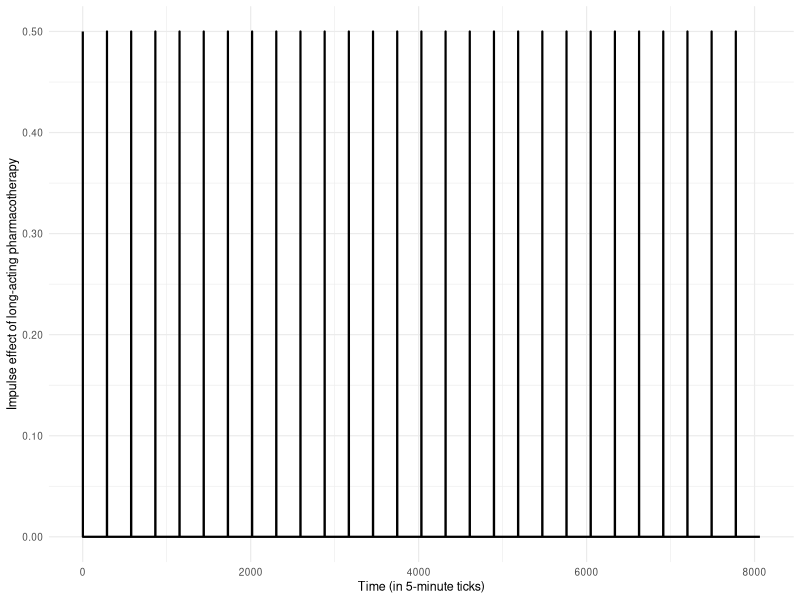
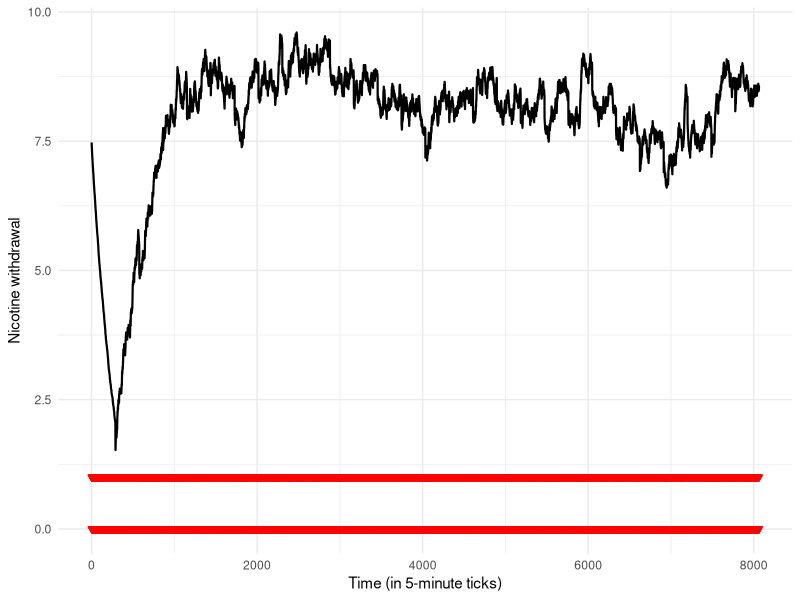
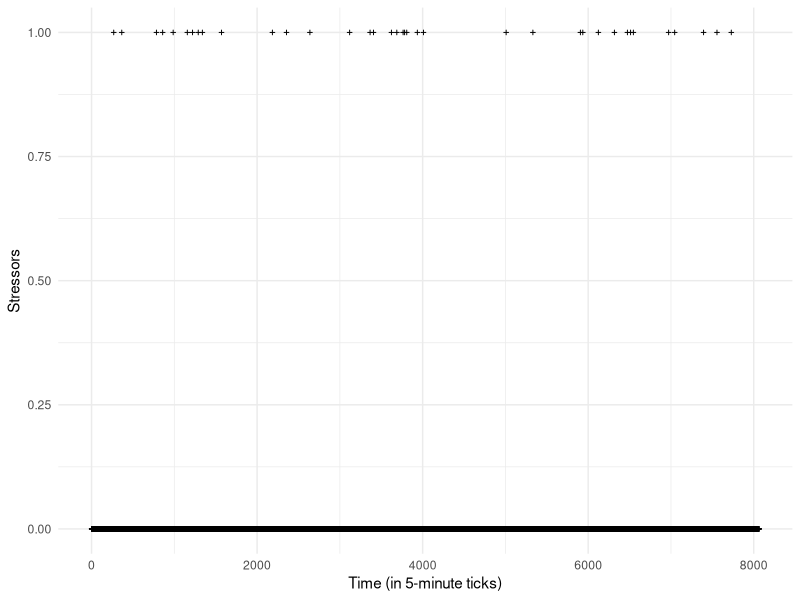
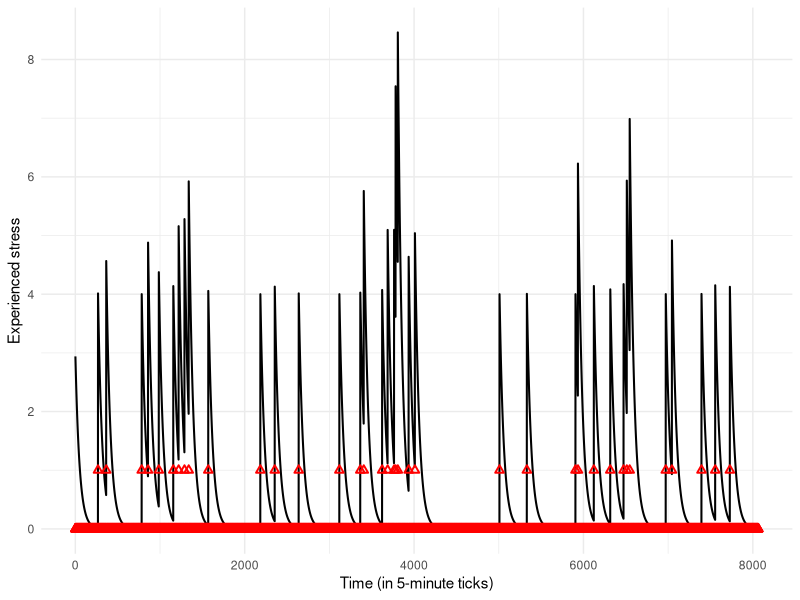
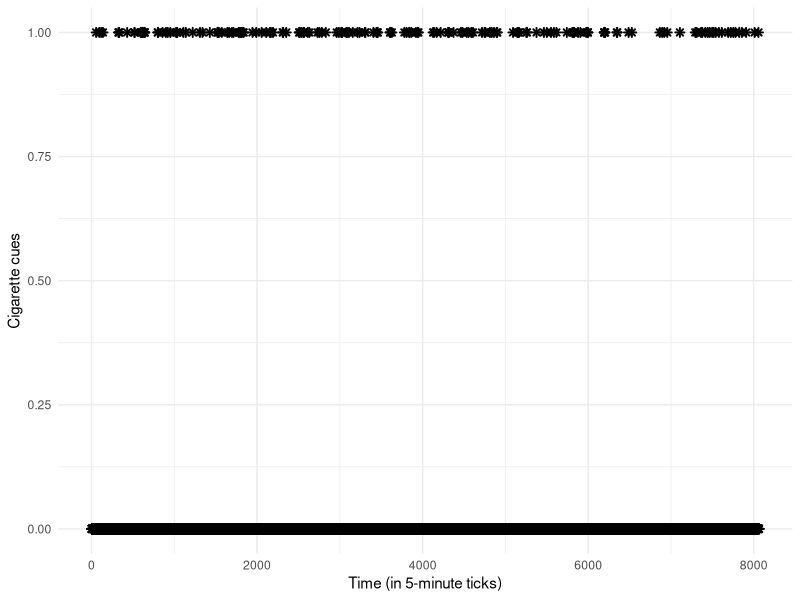
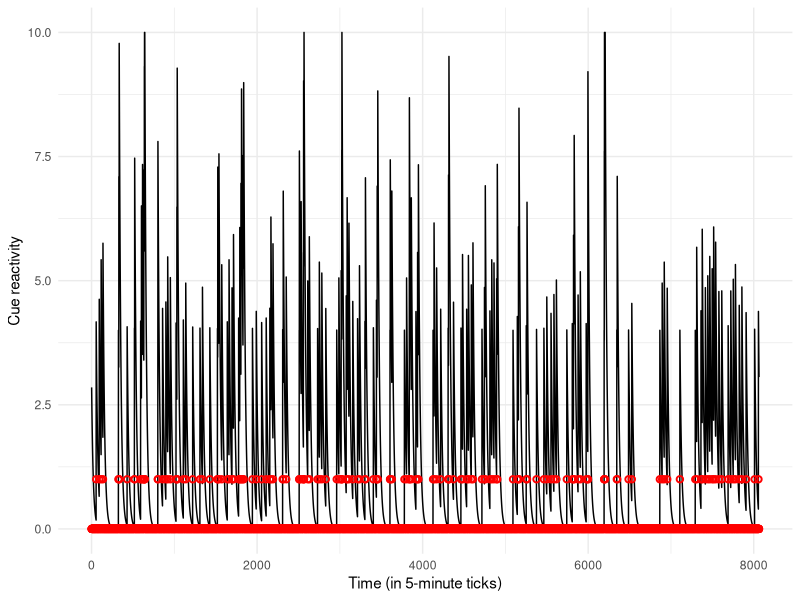
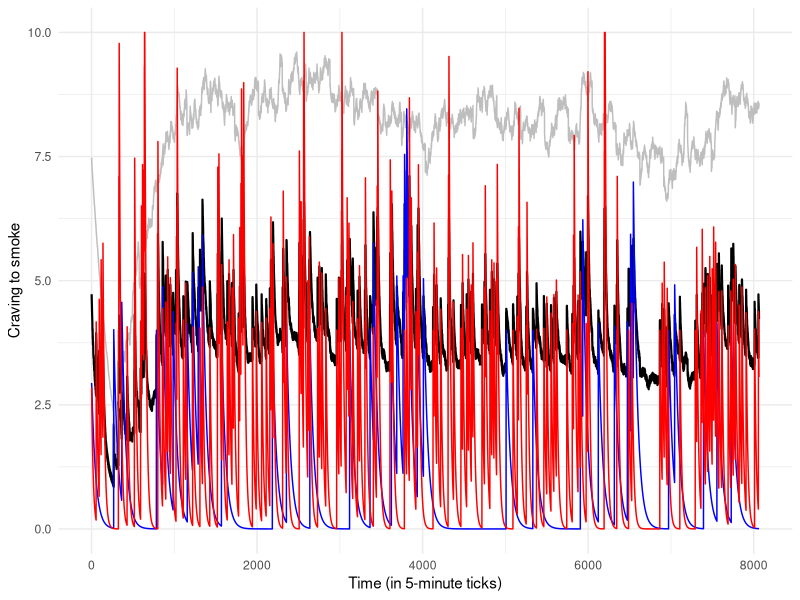
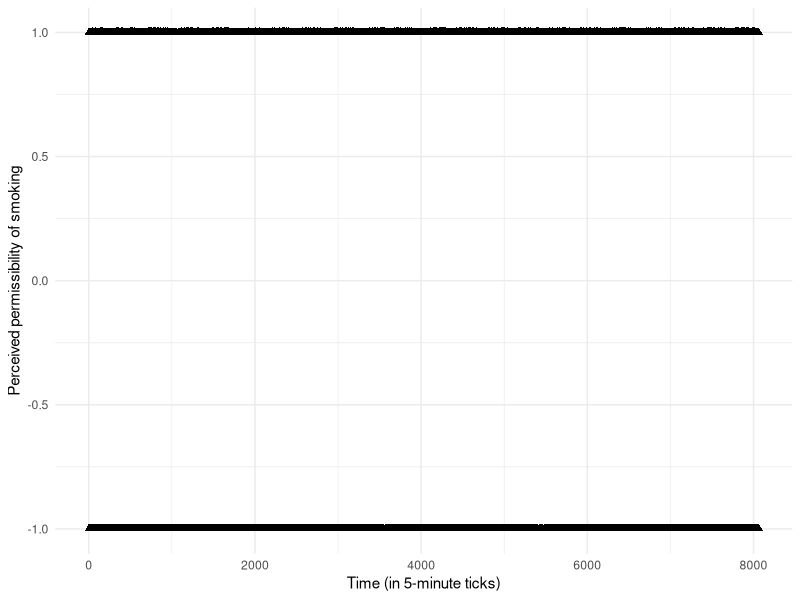

R code for these plots, in order:
## ---- chunk 1

knitr::opts_chunk$set(echo = TRUE, collapse = TRUE)

## ---- chunk 2

library(here)
library(tidyverse)
library(ggplot2)
library(cowplot)

## ---- chunk 3

### long-acting pharmacotherapy

fun_LAP <- function(impulse, alpha) {
  
  if (impulse == 1) {
    
    return(1 * alpha)
    
  } else {
    
    return(0)
    
  }
  
}

nTime <- 8064 # the first 28 days of the quit attempt, in 5-minute ticks
LAP <- numeric(nTime)
impulse <- numeric(nTime)
alpha <- 0.5

for (t in 1:nTime) {
  
  impulse[t] <- ifelse((t - 1) %% 288 == 0, 1, 0) # checks whether nTime - 1 is divisible by 288, which will be true for the first hour each day
  LAP[t] <- fun_LAP(impulse = impulse[t], alpha = alpha)
  
}  

LAP_df <- data.frame(nTime = 1:nTime, impulse, LAP)

ggplot(LAP_df, aes(x = nTime)) +
  geom_line(aes(y = LAP), linewidth = 0.75) +
  labs(x = "Time (in 5-minute ticks)",
       y = "Impulse effect of long-acting pharmacotherapy") +
  theme_minimal(base_size = 9) +
  scale_y_continuous(labels = scales::number_format(accuracy = 0.01))

## ---- chunk 4

### nicotine withdrawal

fun_NW <- function(beta1, NW, LAP, beta2, St, beta3, switch_t) {
  
  if (t == 1) {
    
    NW <- NW_init
    
    if (switch_t == 1) {
      
      return((beta1 * NW) - LAP - (beta2 * St[t, 1]) + (beta3 * St[t-36, 1]))
      
    } else {
      
      return((beta1 * NW) - LAP - (beta2 * St[t, 1]))
      
    } 
    
  } else {
    
    NW <- NW
    
    if (switch_t == 1) {
      
      return((beta1 * NW) - LAP - (beta2 * St[t, 1]) + (beta3 * St[t-36, 1]))
      
    } else {
      
      return((beta1 * NW) - LAP - (beta2 * St[t, 1]))
      
    }
    
  }
  
}

NW <- numeric(nTime)
NW_init <- 8
NW[1] <- NW_init
St <- matrix(0, nrow = nTime, ncol = 3)
for(i in 2:nTime){
  random_col <- sample(3, 1) 
  St[i, random_col] <- 1
}
beta1 <- 0.997
beta2 <- 0.02
beta3 <- 0.1
switch_t <- numeric(nTime)

for (t in 1:nTime) {
  
  switch_t[t] <- if_else(t >= 288, 1, 0)
  
  NW[t] <- fun_NW(beta1 = beta1, NW = NW[t-1], LAP = LAP[t], beta2 = beta2, St = St, beta3 = beta3, switch_t = switch_t[t])
  
  if (NW[t] < 0) {
    NW[t] <- 0
  }
  
  if (NW[t] > 10) {
    NW[t] <- 10
  }
  
}  

NW_df <- data.frame(nTime = 1:nTime, switch_t, LAP, NW, St_smok = St[, 1])

ggplot(NW_df, aes(x = nTime)) +
  geom_line(aes(y = NW), linewidth = 0.75) +
  geom_point(aes(y = St_smok), color = "red", shape = 6) +
  labs(x = "Time (in 5-minute ticks)",
       y = "Nicotine withdrawal") +
  theme_minimal()

## ---- chunk 5

### stressors

fun_S <- function(gamma1) {
  
  S <- rbinom(1, 1, gamma1)
  
}

S <- numeric(nTime)
gamma1 <- 0.005

for (t in 1:nTime) {
  
  S[t] <- fun_S(gamma1 = gamma1)
  
} 

S_df <- data.frame(nTime = 1:nTime, S)

ggplot(S_df, aes(x = nTime)) +
  geom_point(aes(y = S), size = 0.8, shape = 3) +
  labs(x = "Time (in 5-minute ticks)",
       y = "Stressors") +
  theme_minimal()

## ---- chunk 6

### experienced stress

fun_ES <- function(delta1, ES, delta2, S) {
  
  if (t == 1) {
    
    ES <- ES_init
    
    return((delta1 * ES) + (delta2 * S))
    
  } else {
    
    ES <- ES
    
    return((delta1 * ES) + (delta2 * S))
    
  }
  
}

ES <- numeric(nTime)
ES_init <- 3
ES[1] <- ES_init
S <- S # generated in above function
delta1 <- 0.98
delta2 <- 4

for (t in 1:nTime) {
  
  ES[t] <- fun_ES(delta1 = delta1, ES = ES[t-1], delta2 = delta2, S = S[t])
  
  if (ES[t] < 0) {
    ES[t] <- 0
  }
  
  if (ES[t] > 10) {
    ES[t] <- 10
  }
  
} 

ES_df <- data.frame(nTime = 1:nTime, S, ES)

ggplot(ES_df, aes(x = nTime)) +
  geom_line(aes(y = ES), linewidth = 0.7) +
  geom_point(aes(y = S), colour = "red", shape = 2, size = 1.5, stroke = 1) +
  labs(x = "Time (in 5-minute ticks)",
       y = "Experienced stress") +
  theme_minimal()

## ---- chunk 7

### cigarette cues

fun_CC <- function(epsilon1) {
  
  CC <- rbinom(1, 1, epsilon1)
  
}

CC <- numeric(nTime)
epsilon1 <- 0.02

for (t in 1:nTime) {
  
  CC[t] <- fun_CC(epsilon1 = epsilon1)
  
}

CC_df <- data.frame(nTime = 1:nTime, CC)

ggplot(CC_df, aes(x = nTime)) +
  geom_point(aes(y = CC), shape = 8, stroke = 1) +
  labs(x = "Time (in 5-minute ticks)",
       y = "Cigarette cues") +
  theme_minimal()

## ---- chunk 8

### cue reactivity

fun_CR <- function(zeta1, CR, zeta2, CC) {
  
  if (t == 1) {
    
    CR <- CR_init
    
    return((zeta1 * CR) + (zeta2 * CC))
    
  } else {
    
    CR <- CR
    
    return((zeta1 * CR) + (zeta2 * CC))
    
  }
  
}

CR <- numeric(nTime)
CR_init <- 3
CR[1] <- CR_init
CC <- CC # generated in above function
zeta1 <- 0.95
zeta2 <- 4

for (t in 1:nTime) {
  
  CR[t] <- fun_CR(zeta1 = zeta1, CR = CR[t-1], zeta2 = zeta2, CC = CC[t])
  
  if (CR[t] < 0) {
    CR[t] <- 0
  }
  
  if (CR[t] > 10) {
    CR[t] <- 10
  }
  
}

CR_df <- data.frame(nTime = 1:nTime, CC, CR)

ggplot(CR_df, aes(x = nTime)) +
  geom_line(aes(y = CR), colour = "black") +
  geom_point(aes(y = CC), colour = "red", shape = 21, stroke = 1) +
  labs(x = "Time (in 5-minute ticks)",
       y = "Cue reactivity") +
  theme_minimal()

## ---- chunk 9

### craving to smoke

fun_C <- function(eta1, NW, eta2, ES, eta3, CR, eta4, eta5, St, str_scenario) {
  
  if (t == 1) {
    
    St <- 0
    
    if (str_scenario == 0) { # set to zero if the person doesn't have access to short-acting pharmacotherapy
      
      return((eta1 * NW) + (eta2 * ES) + (eta3 * CR) - (eta4 * St))
      
    } else {
      
      return((eta1 * NW) + (eta2 * ES) + (eta3 * CR) - (eta5 * St))
      
    } 
    
  } else {
    
    St <- St
    
    if (str_scenario == 0) {
      
      return((eta1 * NW) + (eta2 * ES) + (eta3 * CR) - (eta4 * St))
      
    } else {
      
      return((eta1 * NW) + (eta2 * ES) + (eta3 * CR) - (eta5 * St))
      
    }
    
  }
  
}

C <- numeric(nTime)
NW <- NW # generated in above function
ES <- ES # generated in above function
CR <- CR # generated in above function
St <- St # generated in above function
eta1 <- 0.4
eta2 <- 0.3
eta3 <- 0.3
eta4 <- 0.1
eta5 <- 0.3
str_scenario <- 0

for (t in 1:nTime) {
  
  C[t] <- fun_C(eta1 = eta1, NW = NW[t], eta2 = eta2, ES = ES[t], eta3 = eta3, CR = CR[t], eta4 = eta4, eta5 = eta5, St = St[t-1, 3], str_scenario = str_scenario)
  
}

C_df <- data.frame(nTime = 1:nTime, C, NW, ES, CR, St)

ggplot(C_df, aes(x = nTime)) +
  geom_line(aes(y = C), colour = "black", size = 0.75) +
  geom_line(aes(y = NW), colour = "grey") +
  geom_line(aes(y = ES), colour = "blue") +
  geom_line(aes(y = CR), colour = "red") +
  labs(x = "Time (in 5-minute ticks)",
       y = "Craving to smoke") +
  theme_minimal()

## ---- chunk 10

### perceived permissibility of smoking

fun_PE <- function(theta1) {
  
  PE <- rbinom(1, 1, theta1) 
  
  transformed_PE <- ifelse(PE == 0, -1, PE) # recode such that cigarettes being forbidden/discouraged is represented by negative values
  
}

PE <- numeric(nTime)
transformed_PE <- numeric(nTime)
theta1 <- 0.5

for (t in 1:nTime) {
  
  transformed_PE[t] <- fun_PE(theta1 = theta1)
  
} 

PE_df <- data.frame(nTime = 1:nTime, transformed_PE)

ggplot(PE_df, aes(x = nTime)) +
  geom_point(aes(y = transformed_PE), colour = "black", shape = 17, stroke = 1) +
  labs(x = "Time (in 5-minute ticks)",
       y = "Perceived permissibility of smoking") +
  theme_minimal()

## ---- chunk 11

### self-efficacy

fun_SE <- function(iota1, SE, iota2, St) {
  
  if (t == 1) {
    
    SE <- SE_init
    
    St <- 0
    
    return((iota1 * SE) - (iota2 * St))
    
  } else {
    
    SE <- SE
    
    return((iota1 * SE) - (iota2 * St[t-1, 1]))
    
  }
  
}

SE <- numeric(nTime)
SE_init <- 6
SE[1] <- SE_init
iota1 <- 1.0015
iota2 <- 0.1

for (t in 1:nTime) {
  
  SE[t] <- fun_SE(iota1 = iota1, SE = SE[t-1], iota2 = iota2, St = St)
  
  if (SE[t] < 0) {
    SE[t] <- 0
  }
  
  if (SE[t] > 10) {
    SE[t] <- 10
  }
  
} 

SE_df <- data.frame(nTime = 1:nTime, SE, St_smok = St[, 1])

ggplot(SE_df, aes(x = nTime)) +
  geom_line(aes(y = SE), colour = "black") +
  geom_point(aes(y = St_smok), colour = "red", shape = 2, stroke = 1) +
  labs(x = "Time (in 5-minute ticks)",
       y = "Self-efficacy") +
  theme_minimal()

## ---- chunk 12

### motivation not to smoke

fun_M <- function(kappa1, SE, kappa2, transformed_PE) {
  
  return((kappa1 * SE) - (kappa2 * transformed_PE))
  
}

M <- numeric(nTime)
SE <- SE # generated in above function
transformed_PE <- transformed_PE # generated in above function
kappa1 <- 0.9
kappa2 <- 1.2

for (t in 1:nTime) {
  
  M[t] <- fun_M(kappa1 = kappa1, SE = SE[t], kappa2 = kappa2, transformed_PE = transformed_PE[t])
  
  if (M[t] < 0) {
    M[t] <- 0
  }
  
  if (M[t] > 10) {
    M[t] <- 10
  }
  
} 

M_df <- data.frame(nTime = 1:nTime, M, SE, transformed_PE)

ggplot(M_df, aes(x = nTime)) +
  geom_line(aes(y = M), colour = "black") +
  geom_line(aes(y = SE), colour = "darkgreen") +
  geom_point(aes(y = transformed_PE), colour = "red") +
  labs(x = "Time (in 5-minute ticks)",
       y = "Motivation not to smoke") +
  theme_minimal()

## ---- chunk 13

### strategy preference

fun_SP <- function(C, M, CoS, PoR, lambda1, lambda2, lambda3) {
  
  DS <- sum((lambda1 * C) - ((1 - lambda1) * M))
  value_smok <- DS - (lambda2 * CoS)
  value_no_smok <- -DS
  value_reg <- -DS + (lambda3 * PoR)
  
  return(list(DS = DS,
              value_smok = value_smok, 
              value_no_smok = value_no_smok,
              value_reg = value_reg))
}

C <- C # generated in above function
M <- M # generated in above function
CoS <- rnorm(nTime, mean = 5, sd = 3)
PoR <- rnorm(nTime, mean = 3, sd = 3)
DS <- numeric(nTime)
value_smok <- numeric(nTime)
value_no_smok <- numeric(nTime)
value_reg <- numeric(nTime)
lambda1 <- 0.1 
lambda2 <- 0.2 
lambda3 <- 0.3

for (t in 1:nTime) {
  
  result <- fun_SP(C = C[t], M = M[t], CoS = CoS[t], PoR = PoR[t], lambda1 = lambda1, lambda2 = lambda2, lambda3 = lambda3)
  
  DS[t] <- round(result$DS)
  value_smok[t] <- round(result$value_smok)
  value_no_smok[t] <- round(result$value_no_smok)
  value_reg[t] <- round(result$value_reg)
  
}

SP_df <- data.frame(nTime = 1:nTime, C, M, CoS, PoR, DS, value_smok, value_no_smok, value_reg)

ggplot(SP_df, aes(x = nTime)) +
  geom_point(aes(y = value_smok), colour = "darkred") +
  geom_point(aes(y = value_no_smok), colour = "darkblue") +
  geom_point(aes(y = value_reg), colour = "darkgreen") +
  geom_line(aes(y = M), colour = "black", linetype = "dashed") +
  geom_line(aes(y = C), colour = "red", linetype = "dashed") +
  labs(x = "Time (in 5-minute ticks)",
       y = "Strategy preference") +
  theme_minimal()

## ---- chunk 14

### probability of strategy use

softmax <- function(x) {
  
  exp_x <- exp(x - max(x))
  return(exp_x / sum(exp_x))
  
}

P <- vector("list", length = nTime)

for (t in 1:nTime) {
  
  # combine values for each time point into a matrix
  
  x <- rbind(value_smok[t], value_no_smok[t], value_reg[t])
  
  # calculate probabilities
  
  probabilities <- softmax(x)
  
  # store probabilities in the list
  
  P[[t]] <- probabilities
  
}

# add the probabilities to the strategy preference data frame for visualisation purposes

P_smok <- numeric(nTime)
P_no_smok <- numeric(nTime)
P_reg <- numeric(nTime)

for (t in 1:nTime) {
  
  P_smok[t] <- round(P[[t]][1,], 4)
  P_no_smok[t] <- round(P[[t]][2,], 4)
  P_reg[t] <- round(P[[t]][3,], 4)
  
} 

SP_P_df <- data.frame(nTime = 1:nTime, C, M, value_smok, P_smok, value_no_smok, P_no_smok, value_reg, P_reg)

## ---- chunk 15

### strategy use

fun_St <- function(P) {
  
  response <- sample(c(1, 2, 3), size = 1, prob = P) # 1) smoke, 2) don't smoke; 3) regulate
  
  return(response)
  
}

St <- numeric(nTime)
C <- C
M <- M

for (t in 1:nTime) {
  
  St[t] <- fun_St(P = P[[t]])
  
}

St_df <- data.frame(nTime = 1:nTime, C, M, St)

ggplot(St_df, aes(x = nTime)) +
  geom_point(aes(y = St), colour = "black") +
  geom_line(aes(y = C), colour = "red") +
  geom_line(aes(y = M), colour = "blue", linetype = "dashed", linewidth = 0.25) +
  labs(x = "Time (in 5-minute ticks)",
       y = "Strategy use") +
  theme_minimal()

## ---- chunk 16

### long-acting pharmacotherapy

fun_LAP <- function(impulse, alpha) {
  
  if (impulse == 1) {
    
    return(1 * alpha)
    
  } else {
    
    return(0)
    
  }
  
}

### nicotine withdrawal

fun_NW <- function(beta1, NW, NW_init, LAP, beta2, St, beta3, switch_t) {
  
  if (t == 1) {
    
    NW <- NW_init
    
    if (switch_t == 1) {
      
      return((beta1 * NW) - LAP - (beta2 * St[t, 1]) + (beta3 * St[t-36, 1]))
      
    } else {
      
      return((beta1 * NW) - LAP - (beta2 * St[t, 1]))
      
    } 
    
  } else {
    
    NW <- NW
    
    if (switch_t == 1) {
      
      return((beta1 * NW) - LAP - (beta2 * St[t, 1]) + (beta3 * St[t-36, 1]))
      
    } else {
      
      return((beta1 * NW) - LAP - (beta2 * St[t, 1]))
      
    }
    
  }
  
}

### stressors

fun_S <- function(gamma1) {
  
  S <- rbinom(1, 1, gamma1)
  
}

### experienced stress

fun_ES <- function(delta1, ES_init, ES, delta2, S) {
  
  if (t == 1) {
    
    ES <- ES_init
    
    return((delta1 * ES) + (delta2 * S))
    
  } else {
    
    ES <- ES
    
    return((delta1 * ES) + (delta2 * S))
    
  }
  
}

### cigarette cues

fun_CC <- function(epsilon1) {
  
  CC <- rbinom(1, 1, epsilon1)
  
}

### cue reactivity

fun_CR <- function(zeta1, CR_init, CR, zeta2, CC) {
  
  if (t == 1) {
    
    CR <- CR_init
    
    return((zeta1 * CR) + (zeta2 * CC))
    
  } else {
    
    CR <- CR
    
    return((zeta1 * CR) + (zeta2 * CC))
    
  }
  
}

fun_C <- function(eta1, NW, eta2, ES, eta3, CR, eta4, eta5, St, str_scenario) {
  
  if (t == 1) {
    
    St <- matrix(nrow = 1, ncol = 3, data = 0)
    
    if (str_scenario == 0) { # set to zero if the person doesn't have access to short-acting pharmacotherapy
      
      return((eta1 * NW) + (eta2 * ES) + (eta3 * CR) - (eta4 * St[t, 3]))
      
    } else {
      
      return((eta1 * NW) + (eta2 * ES) + (eta3 * CR) - (eta5 * St[t, 3]))
      
    } 
    
  } else {
    
    St <- St
    
    if (str_scenario == 0) {
      
      return((eta1 * NW) + (eta2 * ES) + (eta3 * CR) - (eta4 * St[t-1, 3]))
      
    } else {
      
      return((eta1 * NW) + (eta2 * ES) + (eta3 * CR) - (eta5 * St[t-1, 3]))
      
    }
    
  }
  
}

### perceived permissibility of smoking

fun_PE <- function(theta1) {
  
  PE <- rbinom(1, 1, theta1) 
  
  transformed_PE <- ifelse(PE == 0, -1, PE) # recode such that cigarettes being forbidden/discouraged is represented by negative values
  
}

### self-efficacy

fun_SE <- function(iota1, SE_init, SE, iota2, St) {
  
  if (t == 1) {
    
    SE <- SE_init
    
    St <- 0
    
    return((iota1 * SE) - (iota2 * St))
    
  } else {
    
    SE <- SE
    
    return((iota1 * SE) - (iota2 * St[t-1, 1]))
    
  }
  
}

### motivation not to smoke

fun_M <- function(kappa1, SE, kappa2, transformed_PE) {
  
  return((kappa1 * SE) - (kappa2 * transformed_PE))
  
}

### strategy preference

fun_SP <- function(C, M, CoS, PoR, lambda1, lambda2, lambda3) {
  
  DS <- (lambda1 * C) - ((1 - lambda1) * M)
  value_smok <- DS - (lambda2 * CoS)
  value_no_smok <- -DS
  value_reg <- -DS + (lambda3 * PoR)
  
  return(list(DS = DS,
              value_smok = value_smok, 
              value_no_smok = value_no_smok,
              value_reg = value_reg))
}

### probability of strategy based on calculated preference

softmax <- function(x) {
  
  exp_x <- exp(x - max(x))
  return(exp_x / sum(exp_x))
  
}

### strategy use

fun_St <- function(P) {
  
  response <- sample(c(1, 2, 3), size = 1, prob = P) # 1) smoke, 2) don't smoke; 3) regulate
  
  return(response)
  
}

## ---- chunk 17

nTime <- 8064 # the first 28 days of the quit attempt, in 5-minute ticks
LAP <- numeric(nTime)
impulse <- numeric(nTime)
NW <- numeric(nTime)
switch_t <- numeric(nTime)
St <- matrix(0, nrow = nTime, ncol = 3)
S <- numeric(nTime)
ES <- numeric(nTime)
CC <- numeric(nTime)
CR <- numeric(nTime)
C <- numeric(nTime)
PE <- numeric(nTime)
transformed_PE <- numeric(nTime)
SE <- numeric(nTime)
M <- numeric(nTime)
CoS <- rnorm(nTime, mean = 5, sd = 3)
PoR <- rnorm(nTime, mean = 3, sd = 3)
DS <- numeric(nTime)
value_smok <- numeric(nTime)
value_no_smok <- numeric(nTime)
value_reg <- numeric(nTime)
P <- vector("list", length = nTime)

params <- list(
  nTime = 8064,
  alpha = 0.5,
  beta1 = 0.997,
  beta2 = 0.02,
  beta3 = 0.1,
  gamma1 = 0.005,
  delta1 = 0.98,
  delta2 = 4,
  epsilon1 = 0.1,
  zeta1 = 0.95,
  zeta2 = 4,
  eta1 = 0.4,
  eta2 = 0.3,
  eta3 = 0.3,
  eta4 = 0.1,
  eta5 = 0.3,
  theta1 = 0.5,
  iota1 = 1.0015,
  iota2 = 0.1,
  kappa1 = 0.9,
  kappa2 = 1.2,
  kappa3 = 0.6,
  lambda1 = 0.1,
  lambda2 = 0.2,
  lambda3 = 0.3,
  str_scenario = 0,
  ### initial conditions
  NW_init = 8,
  ES_init = 3,
  CR_init = 3,
  SE_init = 6)

## ---- chunk 18

set.seed(12345)

for (t in 1:nTime) {
  
  impulse[t] <- ifelse((t - 1) %% 288 == 0, 1, 0)
  
  LAP[t] <- fun_LAP(impulse = impulse[t], alpha = params$alpha)
  
  switch_t[t] <- if_else(t >= 288, 1, 0)
  
  NW[t] <- fun_NW(beta1 = params$beta1, NW_init = params$NW_init, NW = NW[t-1], LAP = LAP[t], beta2 = params$beta2, St = St, beta3 = params$beta3, switch_t = switch_t[t])
  
  if (NW[t] < 0) {
    NW[t] <- 0
  }
  
  if (NW[t] > 10) {
    NW[t] <- 10
  }
  
  S[t] <- fun_S(gamma1 = params$gamma1)
  
  ES[t] <- fun_ES(delta1 = params$delta1, ES_init = params$ES_init, ES = ES[t-1], delta2 = params$delta2, S = S[t])
  
  if (ES[t] < 0) {
    ES[t] <- 0
  }
  
  if (ES[t] > 10) {
    ES[t] <- 10
  }
  
  CC[t] <- fun_CC(epsilon1 = params$epsilon1)
  
  CR[t] <- fun_CR(zeta1 = params$zeta1, CR_init = params$CR_init, CR = CR[t-1], zeta2 = params$zeta2, CC = CC[t])
  
  if (CR[t] < 0) {
    CR[t] <- 0
  }
  
  if (CR[t] > 10) {
    CR[t] <- 10
  }
  
  C[t] <- fun_C(eta1 = params$eta1, NW = NW[t], eta2 = params$eta2, ES = ES[t], eta3 = params$eta3, CR = CR[t], eta4 = params$eta4, eta5 = params$eta5, St = St, str_scenario = params$str_scenario)
  
  transformed_PE[t] <- fun_PE(theta1 = params$theta1)
  
  SE[t] <- fun_SE(iota1 = params$iota1, SE_init = params$SE_init, SE = SE[t-1], iota2 = params$iota2, St = St)
  
  if (SE[t] < 0) {
    SE[t] <- 0
  }
  
  if (SE[t] > 10) {
    SE[t] <- 10
  }
  
  M[t] <- fun_M(kappa1 = params$kappa1, SE = SE[t], kappa2 = params$kappa2, transformed_PE = transformed_PE[t])
  
  if (M[t] < 0) {
    M[t] <- 0
  }
  
  if (M[t] > 10) {
    M[t] <- 10
  }
  
  result <- fun_SP(C = C[t], M = M[t], CoS = CoS[t], PoR = PoR[t], lambda1 = params$lambda1, lambda2 = params$lambda2, lambda3 = params$lambda3)
  
  DS[t] <- round(result$DS)
  value_smok[t] <- round(result$value_smok)
  value_no_smok[t] <- round(result$value_no_smok)
  value_reg[t] <- round(result$value_reg)
  
  x <- rbind(value_smok[t], value_no_smok[t], value_reg[t])
  
  probabilities <- softmax(x)
  
  P[[t]] <- probabilities
  
  St[t, fun_St(P = P[[t]])] <- 1
  
}

st_df <- data.frame(St)
st_colnames <- c("smok", "no_smok", "reg")
colnames(st_df) <- st_colnames

st_t <- st_df %>%
  mutate(timepoint = row_number()) %>%  # create a time point column based on the row number
  pivot_longer(cols = -timepoint, names_to = "Strategy", values_to = "value") %>%
  filter(value == 1) %>%
  select(-value) %>%
  mutate(Strategy = factor(Strategy, levels = names(st_df))) %>%
  select(-timepoint)

sim_df <- data.frame(nTime = 1:nTime, LAP, NW, S, ES, CC, CR, C, 
                     transformed_PE, SE, M, CoS, PoR, 
                     value_smok, value_no_smok, value_reg, st_t)

### plot simulation results

plot1 <- ggplot(sim_df, aes(x = nTime)) +
  geom_line(aes(y = NW), linewidth = 0.75, colour = "grey", linetype = "dashed") +
  geom_line(aes(y = ES), linewidth = 0.75, colour = "darkorange", linetype = "dashed") +
  geom_line(aes(y = CR), linewidth = 0.75, colour = "darkred", linetype = "dashed") +
  geom_line(aes(y = C), colour = "red", size = 0.75) +
  labs(x = "Time (in 5-minute ticks)",
       y = "Values") +
  theme_minimal()

plot2 <- ggplot(sim_df, aes(x = nTime)) +
  geom_line(aes(y = SE), linewidth = 0.75, colour = "grey", linetype = "dashed") +
  geom_line(aes(y = M), linewidth = 0.75, colour = "blue") +
  geom_line(aes(y = C), linewidth = 0.75, colour = "red") +
  geom_point(aes(y = as.numeric(Strategy))) +
  labs(x = "Time (in 5-minute ticks)",
       y = "Values") +
  theme_minimal()

plot_grid(plot1, plot2)

